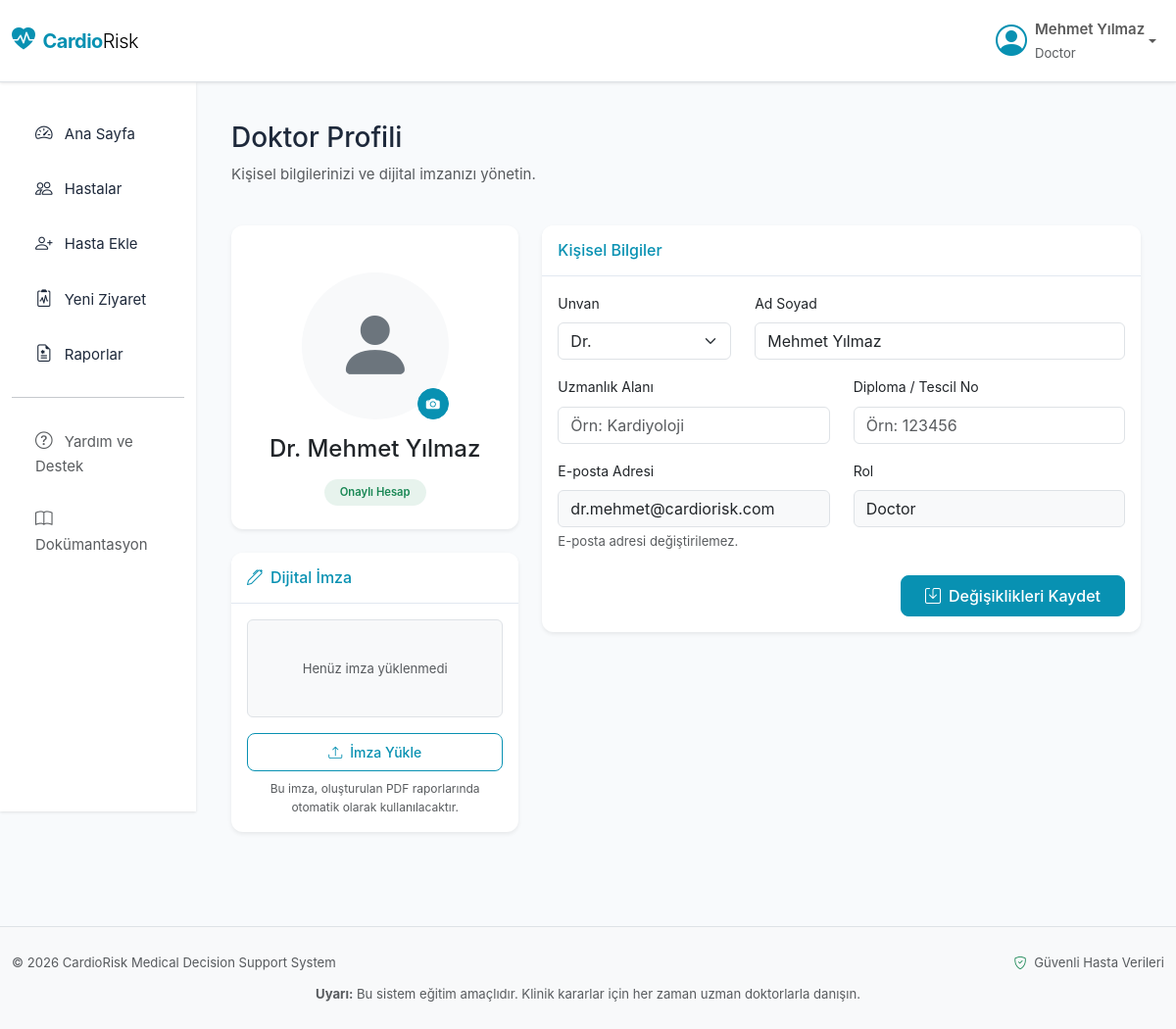
Screenshot of /CardioRisk/modules/profile.php (signed in) with the database file from the repository.
### tables this page shows
CREATE TABLE `users` (
  `id` int NOT NULL,
  `full_name` varchar(100) NOT NULL,
  `email` varchar(100) NOT NULL,
  `password` varchar(255) NOT NULL,
  `role` enum('doctor','patient') NOT NULL DEFAULT 'patient',
  `created_at` timestamp NULL DEFAULT CURRENT_TIMESTAMP,
  `title` varchar(50) DEFAULT NULL,
  `specialty` varchar(100) DEFAULT NULL,
  `diploma_no` varchar(50) DEFAULT NULL,
  `digital_signature` varchar(255) DEFAULT NULL,
  `clinic_name` varchar(100) DEFAULT NULL,
  `clinic_address` text,
  `clinic_logo` varchar(255) DEFAULT NULL,
  `report_footer` text,
  `risk_threshold` int DEFAULT '50',
  `profile_image` varchar(255) DEFAULT NULL
);

### CardioRisk/modules/profile.php (the view, shortened to what this page needs)
<?php
$db = getDB();
$userId = $_SESSION['user_id'];
$stmt = $db->prepare("SELECT * FROM users WHERE id = ?");
$stmt->execute([$userId]);
$user = $stmt->fetch();
include __DIR__ . '/../includes/header.php';
include __DIR__ . '/../includes/sidebar.php';
?>
<div class="container-fluid py-4">
    <div class="row mb-4">
        <div class="col">
            <h1 class="h3 text-gray-800">Doktor Profili</h1>
            <p class="text-muted">Kişisel bilgilerinizi ve dijital imzanızı yönetin.</p>
        </div>
    </div>
    <form method="POST" enctype="multipart/form-data">
        <div class="row">
            <div class="col-lg-4 mb-4">
                <div class="card shadow-sm mb-4 border-0">
                    <div class="card-body text-center pt-5 pb-4">
                        <div class="position-relative d-inline-block mb-3">
                            <?php if (!empty($user['profile_image'])): ?>
                                <img src="../assets/uploads/<?php echo htmlspecialchars($user['profile_image']); ?>" class="rounded-circle img-thumbnail" style="width: 150px; height: 150px; object-fit: cover;">
                            <?php else: ?>
                                <div class="bg-light rounded-circle d-flex align-items-center justify-content-center mx-auto" style="width: 150px; height: 150px;">
                                    <i class="bi bi-person-fill text-secondary" style="font-size: 5rem;"></i>
                                </div>
                            <?php endif; ?>
                            <label for="profile_image" class="position-absolute bottom-0 end-0 btn btn-sm btn-primary rounded-circle" style="width: 32px; height: 32px; padding: 0; line-height: 30px;" title="Fotoğrafı Değiştir">
                                <i class="bi bi-camera-fill"></i>
                            </label>
                        </div>
                        <h4 class="mb-1"><?php echo htmlspecialchars($user['title'] . ' ' . $user['full_name']); ?></h4>
                        <div class="badge bg-success bg-opacity-10 text-success px-3 py-2 rounded-pill">Onaylı Hesap</div>
                    </div>
                </div>
                <div class="card shadow-sm border-0">
                    <div class="card-header bg-white py-3">
                        <h6 class="m-0 font-weight-bold text-primary"><i class="bi bi-pen me-2"></i>Dijital İmza</h6>
                    </div>
                    <div class="card-body text-center">
                        <div class="mb-3 p-3 border rounded bg-light" style="min-height: 100px; display: flex; align-items: center; justify-content: center;">
                            <?php if (!empty($user['digital_signature'])): ?>
                                <img src="../assets/uploads/<?php echo htmlspecialchars($user['digital_signature']); ?>" class="img-fluid" style="max-height: 80px;">
                            <?php else: ?>
                                <span class="text-muted small">Henüz imza yüklenmedi</span>
                            <?php endif; ?>
                        </div>
                        <label class="btn btn-outline-primary btn-sm w-100">
                            <i class="bi bi-upload me-2"></i>İmza Yükle
                        </label>
                        <small class="d-block text-muted mt-2" style="font-size: 0.75rem;">Bu imza, oluşturulan PDF raporlarında otomatik olarak kullanılacaktır.</small>
                    </div>
                </div>
            </div>
            <div class="col-lg-8">
                <div class="card shadow-sm border-0">
                    <div class="card-header bg-white py-3 d-flex justify-content-between align-items-center">
                        <h6 class="m-0 font-weight-bold text-primary">Kişisel Bilgiler</h6>
                    </div>
                    <div class="card-body">
                        <div class="row mb-3">
                            <div class="col-md-4">
                                <label class="form-label">Unvan</label>
                                <select name="title" class="form-select">
                                    <option value="Dr." <?php echo ($user['title'] == 'Dr.') ? 'selected' : ''; ?>>Dr.</option>
                                </select>
                            </div>
                            <div class="col-md-8">
                                <label class="form-label">Ad Soyad</label>
                                <input type="text" name="full_name" class="form-control" value="<?php echo htmlspecialchars($user['full_name']); ?>" required>
                            </div>
                        </div>
                        <div class="row mb-3">
                            <div class="col-md-6">
                                <label class="form-label">Uzmanlık Alanı</label>
                                <input type="text" name="specialty" class="form-control" value="<?php echo htmlspecialchars($user['specialty'] ?? ''); ?>" placeholder="Örn: Kardiyoloji">
                            </div>
                            <div class="col-md-6">
                                <label class="form-label">Diploma / Tescil No</label>
                                <input type="text" name="diploma_no" class="form-control" value="<?php echo htmlspecialchars($user['diploma_no'] ?? ''); ?>" placeholder="Örn: 123456">
                            </div>
                        </div>
                        <div class="row mb-3">
                            <div class="col-md-6">
                                <label class="form-label">E-posta Adresi</label>
                                <input type="email" class="form-control bg-light" value="<?php echo htmlspecialchars($user['email']); ?>" readonly disabled>
                                <div class="form-text">E-posta adresi değiştirilemez.</div>
                            </div>
                            <div class="col-md-6">
                                <label class="form-label">Rol</label>
                                <input type="text" class="form-control bg-light" value="<?php echo ucfirst($user['role']); ?>" readonly disabled>
                            </div>
                        </div>
                        <div class="d-flex justify-content-end mt-4">
                            <button type="submit" class="btn btn-primary px-4">
                                <i class="bi bi-save me-2"></i>Değişiklikleri Kaydet
                            </button>
                        </div>
                    </div>
                </div>
            </div>
        </div>
    </form>
</div>
<?php include __DIR__ . '/../includes/footer.php'; ?>
</body>
</html>

### CardioRisk/assets/css/style.css (style rules this page uses)
:root { --primary: #0891B2; --primary-light: #06B6D4; --primary-dark: #0E7490; --success: #10B981; --warning: #F59E0B; --danger: #EF4444; --info: #3B82F6; --bg-light: #F8FAFC; --bg-white: #FFFFFF; --text-dark: #1E293B; --text-muted: #64748B; --border-color: #E2E8F0; --shadow-sm: 0 1px 2px 0 rgba(0, 0, 0, 0.05); --shadow: 0 1px 3px 0 rgba(0, 0, 0, 0.1); --shadow-md: 0 4px 6px -1px rgba(0, 0, 0, 0.1); --shadow-lg: 0 10px 15px -3px rgba(0, 0, 0, 0.1); }
body { font-family: -apple-system, BlinkMacSystemFont, 'Segoe UI', Roboto, 'Helvetica Neue', Arial, sans-serif; background-color: var(--bg-light); color: var(--text-dark); font-size: 15px; line-height: 1.6; }
.card { border-radius: 0.75rem; transition: transform 0.2s ease, box-shadow 0.2s ease; }
.card-header { border-bottom: 1px solid var(--border-color); border-radius: 0.75rem 0.75rem 0 0 !important; }
.form-label { font-size: 0.875rem; margin-bottom: 0.5rem; }
.btn { border-radius: 0.5rem; font-weight: 500; padding: 0.5rem 1rem; transition: all 0.2s ease; }
.btn-primary { background-color: var(--primary); border-color: var(--primary); }
.btn-outline-primary { color: var(--primary); border-color: var(--primary); }
.badge { font-weight: 600; padding: 0.375rem 0.75rem; border-radius: 0.375rem; }
.text-primary { color: var(--primary) !important; }

### rows the page displays
users: title+full_name "Dr. Mehmet Yılmaz", title "Dr.", full_name "Mehmet Yılmaz", email "dr.mehmet@cardiorisk.com", role "Doctor"

### other values shown
$userName "Mehmet Yılmaz"
$userRole "Doctor"
$item['title'] "Ana Sayfa"
$item['title'] "Hastalar"
$item['title'] "Hasta Ekle"
$item['title'] "Yeni Ziyaret"
$item['title'] "Raporlar"
